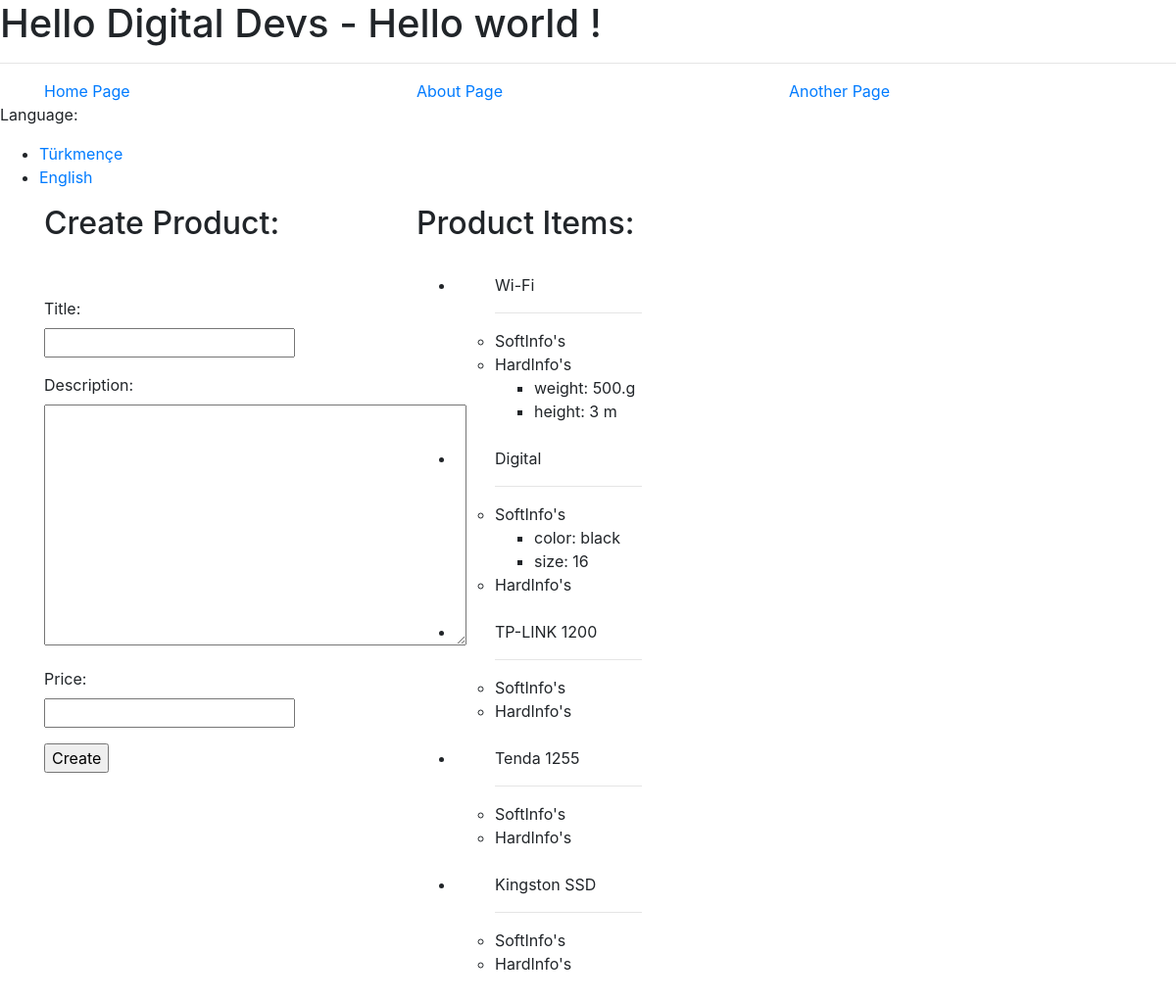
The page / on the database its author committed.
### myapp/models.py (models this page shows, shortened)
class Product(models.Model):
    title = models.CharField(max_length=64)
    description = models.TextField()
    price = models.PositiveSmallIntegerField()
    def __str__(self):
        return self.title

class HardInfo(models.Model):
    product = models.ForeignKey(Product, on_delete=models.CASCADE)
    weight = models.CharField(max_length=64)
    height = models.CharField(max_length=64)

class SoftInfo(models.Model):
    product = models.ForeignKey(Product, on_delete=models.CASCADE)
    color = models.CharField(max_length=64)
    size = models.CharField(max_length=64)

### myapp/views.py (the view)
# urls.py: path('', views.IndexView.as_view(), name='index'),
class IndexView(CreateView, MyContextMixin):
    template_name = 'myapp/index.html'
    form_class = ProductForm
    success_url = '/'

### myapp/forms.py (shortened to what this page needs)
class ProductForm(forms.ModelForm):
    class Meta:
        model = Product
        fields = '__all__'

### myapp/context.py (called while the page is built)
def ContextProcessors(request):
    return {
        'products': Product.objects.all()
    }

### myapp/views.py (called while the page is built)
    def get_context_data(self, *args, **kwargs):
        context = super().get_context_data(*args, **kwargs)
        context['hello'] = _('Hello world !')
        return context

### myapp/templates/myapp/index.html (shortened to what this page needs)
{% extends 'base.html' %}
{% load static %}
{% load i18n %}
{% block content %}
<div class="container">
  <div class="row">
    <div class="col-sm-4">
      <h2>{% trans "Create Product: " %}</h2>
      <br>
      <form method="post">
        <br>
        {{form.title.label_tag}}<p>{{form.title}}</p>
        {{form.description.label_tag}}<p>{{form.description}}</p>
        {{form.price.label_tag}}<p>{{form.price}}</p>
        <input type="submit" value="Create">
      </form>
    </div>
    <div class="col-sm-4">
      <h2>{% trans "Product Items: " %}</h2>
      <br>
      <ul>
        {% for product in products %}
          <li>
            <ul>
                {{product}}
                <hr align="left" width="150px">
                <li>
                  SoftInfo's
                  <ul>
                      {% for i in product.softinfo_set.all %}
                      <li>
                          color: {{i.color}}
                      </li>
                      <li>
                          size: {{i.size}}
                      </li>
                      {% endfor %}
                  </ul>
                </li>
                <li>
                  HardInfo's
                  <ul>
                      {% for i in product.hardinfo_set.all %}
                      <li>
                          weight: {{i.weight}}
                      </li>
                      <li>
                          height: {{i.height}}
                      </li>
                      {% endfor %}
                  </ul>
                </li>
            </ul>
          </li>
          <br>
        {% endfor %}
      </ul>
    </div>
    <div class="col-sm-4">
    </div>
  </div>
</div>
{% endblock content %}

### rows shown on the page
Product: title "Wi-Fi"
HardInfo: weight "500.g", height "3 m"
Product: title "Digital"
SoftInfo: color "black", size "16"
Product: title "TP-LINK 1200"
Product: title "Tenda 1255"
Product: title "Kingston SSD"

### other values the page prints
{{ hello }} "Hello world !"
{{ language.name_local }} "Türkmençe" "English"
